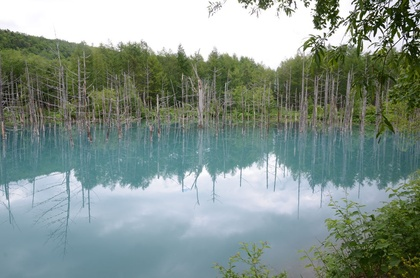
%> input picture aoi/middle.jpg, 420 x 278 px, shrunk from 986 x 653 before the run; its folder holds 3 pictures in this run
$ octave main.m   (GNU Octave 9; MATLAB toolbox functions it lacks are replaced by stand-ins)
%> lines starting %> are read from the running program, lines starting %| are printed output that depends on the picture
### warpImage.m
function peri = warpImage(main,peri,canvas_size)
    imshow(main)
    title('Select Four Points of Center Image')
    [fromX, fromY] = ginput(4);

    imshow(peri)
    title('Select Four Points of Peripheral Image')
    [toX, toY] = ginput(4);

    H = computeHomography(fromX, fromY, toX, toY);
    peri = applyHomographyOnImage(peri, H, canvas_size);
end

### main.m
clear all
close all

%% Configure variables here
center_image_name = 'middle';
input_dir = 'aoi/';
output_dir = './out/'; % Make sure you have mkdir'ed this directory
input_file_ext = 'jpg';
output_file_ext = 'tif';
canvas_scale_of_center_image = 4; % Canvas size will be this times size of center image


center = rgb2gray(im2double(imread([input_dir center_image_name '.' input_file_ext])));
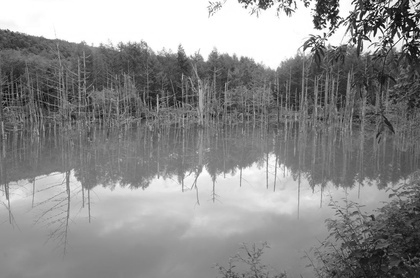
%> center: size 278x420 double; min 0.00691, max 1, mean 0.558
canvas_size = length(center) * canvas_scale_of_center_image;
%> canvas_size = 1680
files = dir([input_dir '*.' input_file_ext]);
peripheral_images = [];
isLowResolution = [];
count = 1;
for file = files'
    file_name = file.name;
    if strcmp(file_name, [center_image_name '.' input_file_ext])
        % Skip center image
    else
        I = imread([input_dir file_name]);
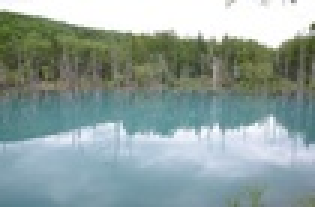
%> input picture aoi/left.jpg, 105 x 69 px, shrunk from 246 x 163 before the run (shown 3 times larger)
%> I is the input picture: size 69x105x3 uint8; mean R, G, B 144.2, 161.2, 157.8
        I = rgb2gray(im2double(I));
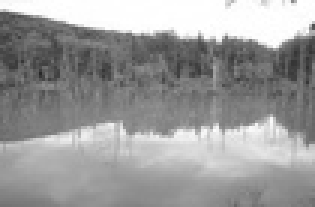
%> I: size 69x105 double (shown 3 times larger); min 0.156, max 1, mean 0.611

        %% For Simple and Blended Assembly
        I = warpImage(center, I, canvas_size);
%> the run ends on the next line
